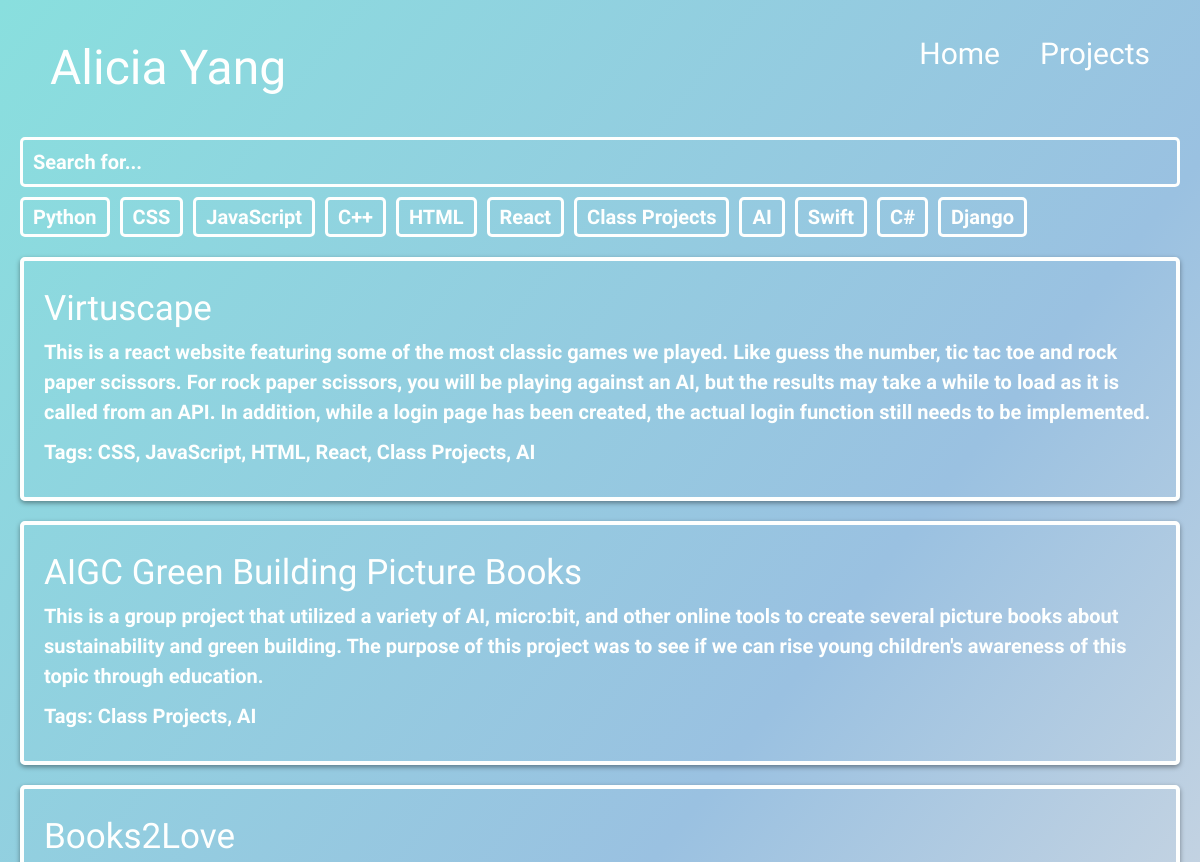
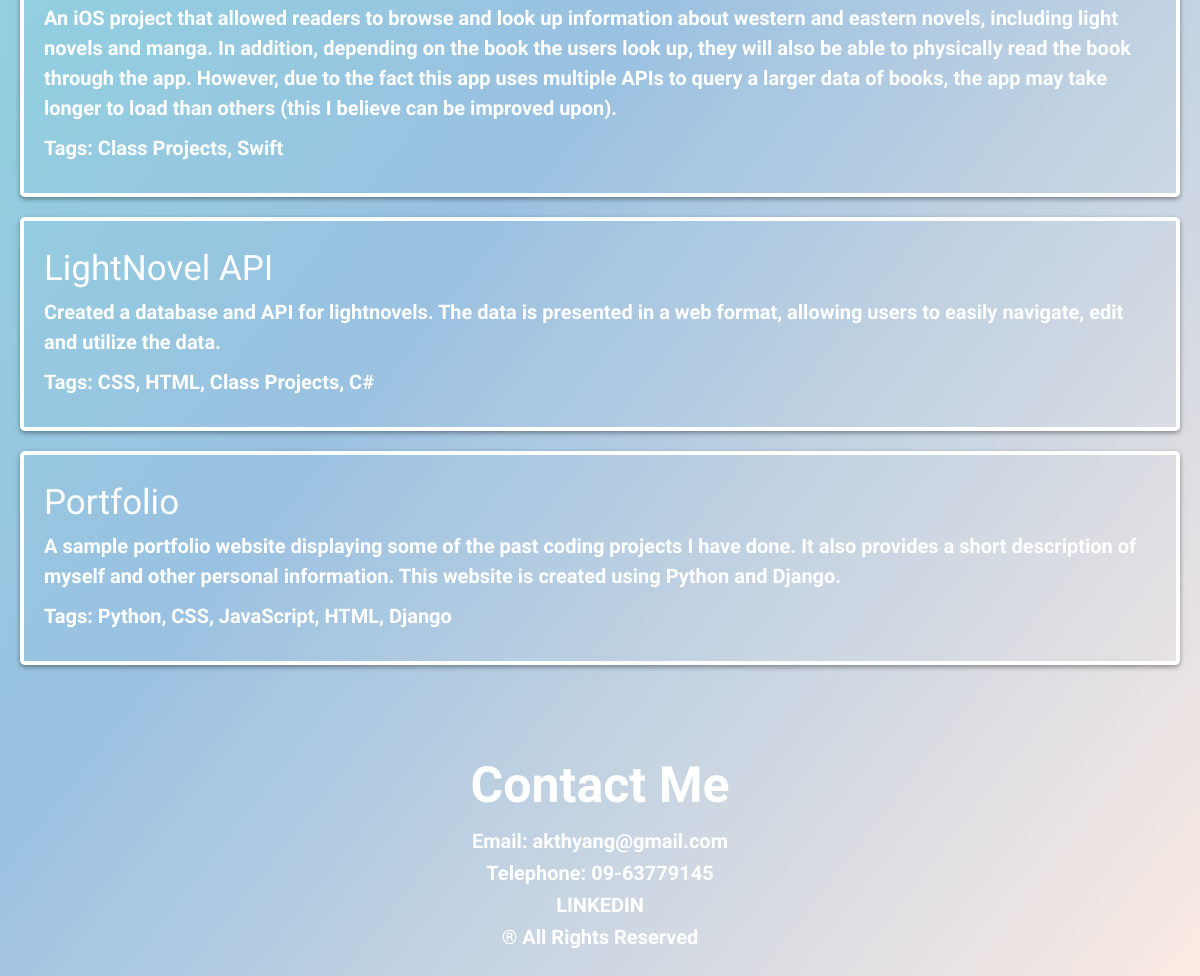
The app's page /projects/, older data (2 pictures, top to bottom).
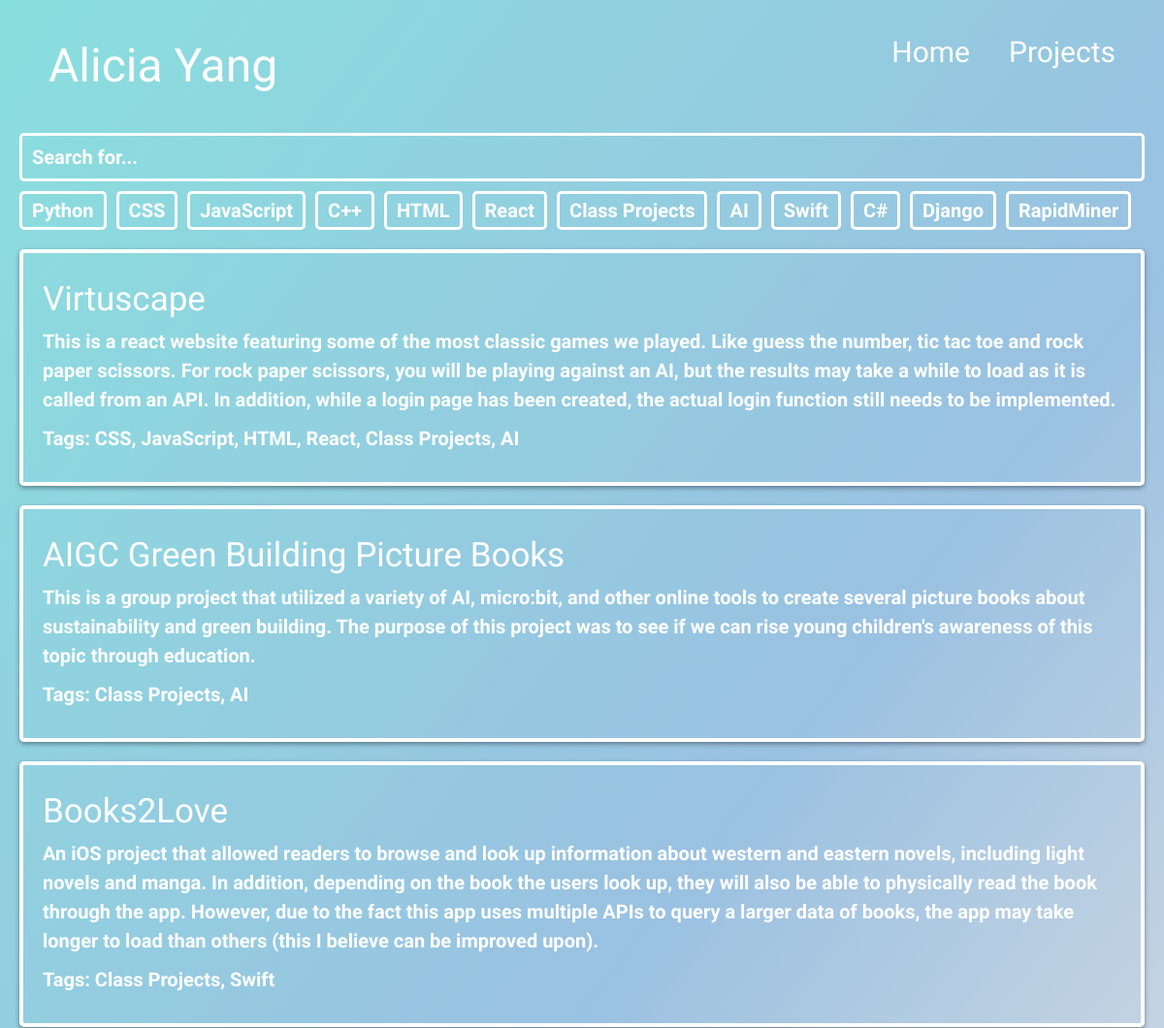
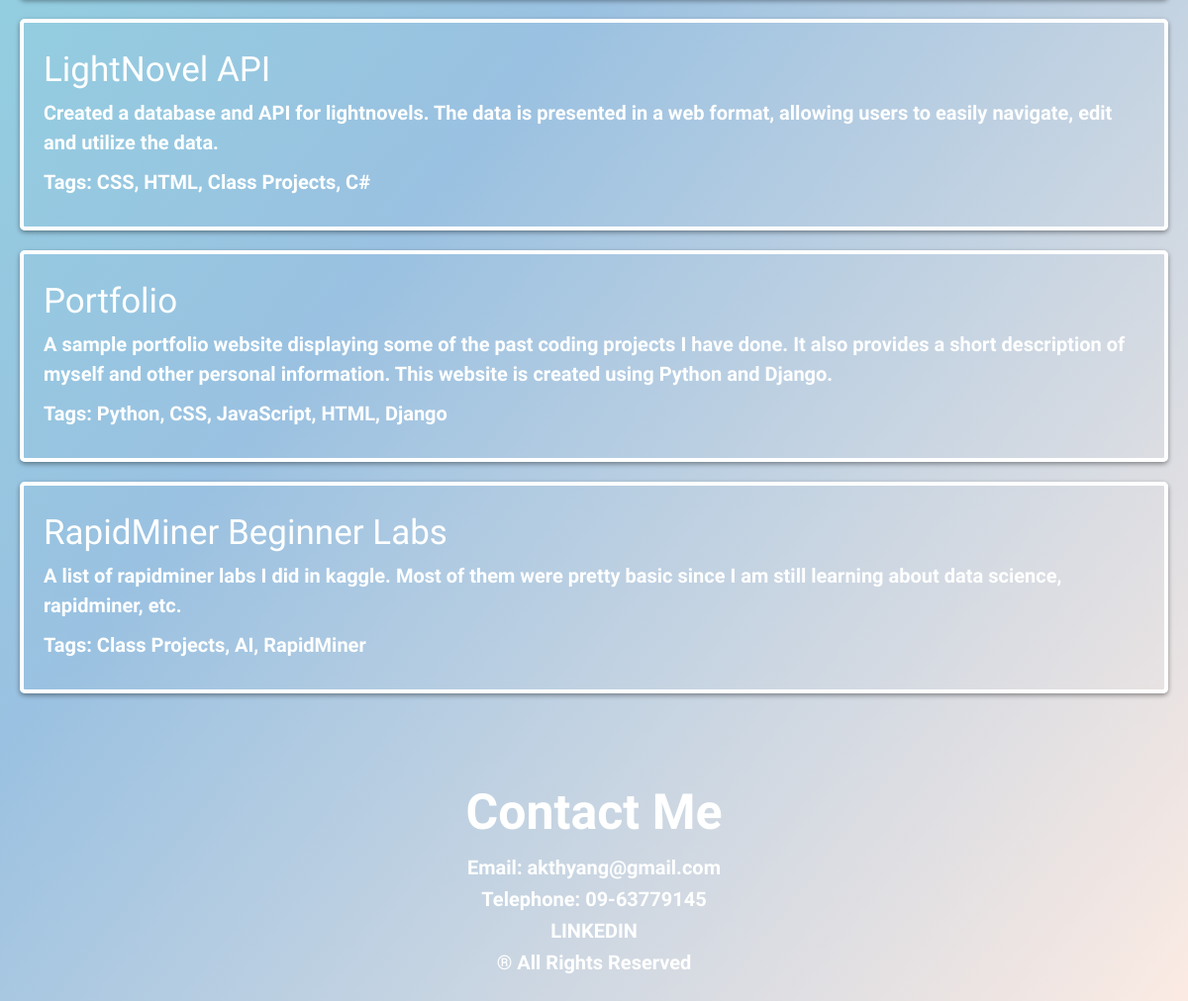
The same page, newer data (2 pictures, top to bottom).
### main/models.py (models this page shows)
class Tag(models.Model):
    name = models.CharField(max_length=100, unique=True)
    def __str__(self):
        return self.name

class CodingProject(models.Model):
    title = models.CharField(max_length=200)
    description = models.TextField()
    tags = models.ManyToManyField(Tag, related_name="projects")
    link = models.URLField(max_length=200, blank=True)
    def __str__(self):
        return self.title

### main/views.py (the view)
# urls.py: path("projects/", views.codingprojects, name="projects"),
def codingprojects(request):
    projects = CodingProject.objects.all()
    print(projects)
    tags = Tag.objects.all()
    return render(request, "projects.html", {"projects": projects, "tags": tags})

### main/templates/projects.html (shortened to what this page needs)
{% extends 'base.html' %}
{% load static %}
{% block extrahead %}
<link rel="stylesheet" href="{% static 'css/projects.css' %}">
{% endblock extrahead %}
{% block content %}
    <div class="filters">
        <input type="text" id="keyword" placeholder="Search for...">
        <div class="tags-list">
            {% for tag in tags %}
                <button class="tag" data-tag="{{ tag.name | lower }}">
                    {{ tag.name }}
                </button>
            {% endfor %}
        </div>
    </div>
    <div class="codingprojects">
        {% for project in projects %}
            <div class="project" data-name="{{ project.title | lower }}"
            data-description="{{ project.description | lower }}" data-tags="{{ project.tags.all | join:', ' | lower }}">
                <h2>
                    <a id = "ptitle" href="{% url 'project' project.id %}">
                        {{ project.title }}
                    </a>
                </h2>
                <a href="{% url 'project' project.id %}">
                    <p> {{ project.description }} </p>
                </a>
                <a href="{% url 'project' project.id %}">
                    <p> Tags: {{ project.tags.all | join:', ' }}</p>
                </a>
            </div>
        {% endfor %}
    </div>
{% endblock content %}

### main/templates/base.html (shortened to what this page needs)
{% load static %}
<!DOCTYPE html>
<html lang="en">
<head>
    <link rel="stylesheet" href="{% static 'css/base.css' %}">
    {% block extrahead %}
    {% endblock extrahead %}
</head>
<body>
    <header>
        <ul class="nav-menu">
            <div id="logo">
                <li><a href="/home"> Alicia Yang </a></li>
            </div>
            <div class="links">
                <li><a href="/home"> Home </a></li>
                <li><a href="/projects"> Projects </a></li>
            </div>
        </ul>
    </header>
    <section id="main" class="section">
        <main>
            {% block content %}
            {% endblock content %}
        </main>
    </section>
    <section class="section" id = "contacts">
        <h2> Contact Me </h2>
        <a href="mailto:akthyang@gmail.com"> Email: akthyang@gmail.com </a>
        <p> Telephone: 09-63779145 </p>
        <a id="ln" href="https://www.linkedin.com/in/alicia-yang-a50735177/" target="_blank">
            LINKEDIN
        </a>
        <p> ® All Rights Reserved </p>
    </section>
</body>
</html>

### main/static/css/base.css (style rules this page uses)
* { box-sizing: border-box; margin: 0; padding: 0; font-family: "Arial", sans-serif; color: rgb(254,255,254); background-size: cover; background-repeat: no-repeat; background-image: linear-gradient(128deg, rgb(137,223,222), rgb(154,193,225), rgb(252,235,227)); }
body { line-height: 1.6; color: #333; padding: 20px; }
a { color: rgb(254,255,254); text-decoration: none; font-family: "Macondo", cursive; font-weight: 400; font-style: normal; }
p { font-family: "Comic Neue", cursive; font-weight: 700; font-style: normal; font-size: 20px; }
header { color: rgb(254,255,254); padding: 10px 20px; margin: 0; }
.nav-menu { list-style: none; display: flex; flex-wrap: nowrap; justify-content: space-between; }
.nav-menu .links { display: flex; flex-wrap: nowrap; gap: 20px; }
header, .nav-menu, .nav-menu .links, .nav-menu #logo, .nav-menu li, .nav-menu a, #contacts, #contacts h2, #contacts p, main, hr, .section, #main, #ln, .section a { background-image: none; }
.nav-menu a { transition: 0.3s ease; -webkit-transition: 0.3s ease; -o-transition: 0.3s ease; -ms-transition: 0.3s ease; -moz-transition: 0.3s ease; padding: 10px; font-size: 30px; }
.nav-menu #logo a { font-family: "Sacramento", cursive; font-weight: 400; font-style: normal; font-size: 3em; transition: 0.3s ease; -webkit-transition: 0.3s ease; -o-transition: 0.3s ease; -ms-transition: 0.3s ease; -moz-transition: 0.3s ease; }
main { margin-top: 20px; }
#contacts { text-align: center; height: 100%; width: 100%; padding: 20px 0px; margin-top: 5vh; display: flex; flex-direction: column; justify-content: center; align-items: center; }
#contacts h2 { font-family: "Comic Neue", cursive; font-weight: 700; font-style: normal; font-size: 50px; }
#contacts a { font-family: "Comic Neue", cursive; font-weight: 700; font-style: normal; font-size: 20px; }
#ln { font-family: "Acme", sans-serif; font-weight: 400; font-style: normal; }

### main/static/css/projects.css (style rules this page uses)
.filters, #keyword, .tags-list, .tag, .codingprojects, .project, .project h2, .project a, .project p, #noMatch, #noMatch h2, #noMatch px { background-image: none; }
.codingprojects { display: flex; flex-direction: column; min-height: 90vh; }
.filters { margin-bottom: 20px; background-image: none; }
#keyword { padding: 10px; margin-bottom: 10px; width: 100%; border: 3px solid rgb(254, 255, 254); background-color: transparent; border-radius: 5px; color: rgb(254, 255, 254); font-family: "Comic Neue", cursive; font-weight: 700; font-style: normal; font-size: 20px; }
#keyword::placeholder { color: rgb(254, 255, 254); }
.tags-list { display: flex; flex-wrap: wrap; gap: 10px; }
.tag { border: 3px solid rgb(254, 255, 254); background-color: transparent; padding: 5px 10px; border-radius: 5px; cursor: pointer; -webkit-transition: all 400ms ease-in-out; -moz-transition: all 400ms ease-in-out; -ms-transition: all 400ms ease-in-out; -o-transition: all 400ms ease-in-out; transition: all 400ms ease-in-out; font-family: "Comic Neue", cursive; font-weight: 700; font-style: normal; font-size: 20px; }
.project, #noMatch { padding: 20px; margin-bottom: 20px; border-radius: 5px; border: 4px solid rgb(254, 255, 254); box-shadow: 0 2px 5px rgba(0, 0, 0, 0.4); }
#ptitle { font-size: 35px; }
.project a { text-decoration: none; -webkit-transition: all 500ms ease; -moz-transition: all 500ms ease; -ms-transition: all 500ms ease; -o-transition: all 500ms ease; transition: all 500ms ease; }
.project p { margin-bottom: 10px; line-height: 1.5; }

Row changes from the older to the newer data that the page shows:
added Tag: name "RapidMiner"
added CodingProject: title "RapidMiner Beginner Labs", description "A list of rapidminer labs I did in kaggle. Most of them were pretty basic since I am still learning about data science, rapidminer, etc.", tags.all "Class Projects, AI, RapidMiner"
